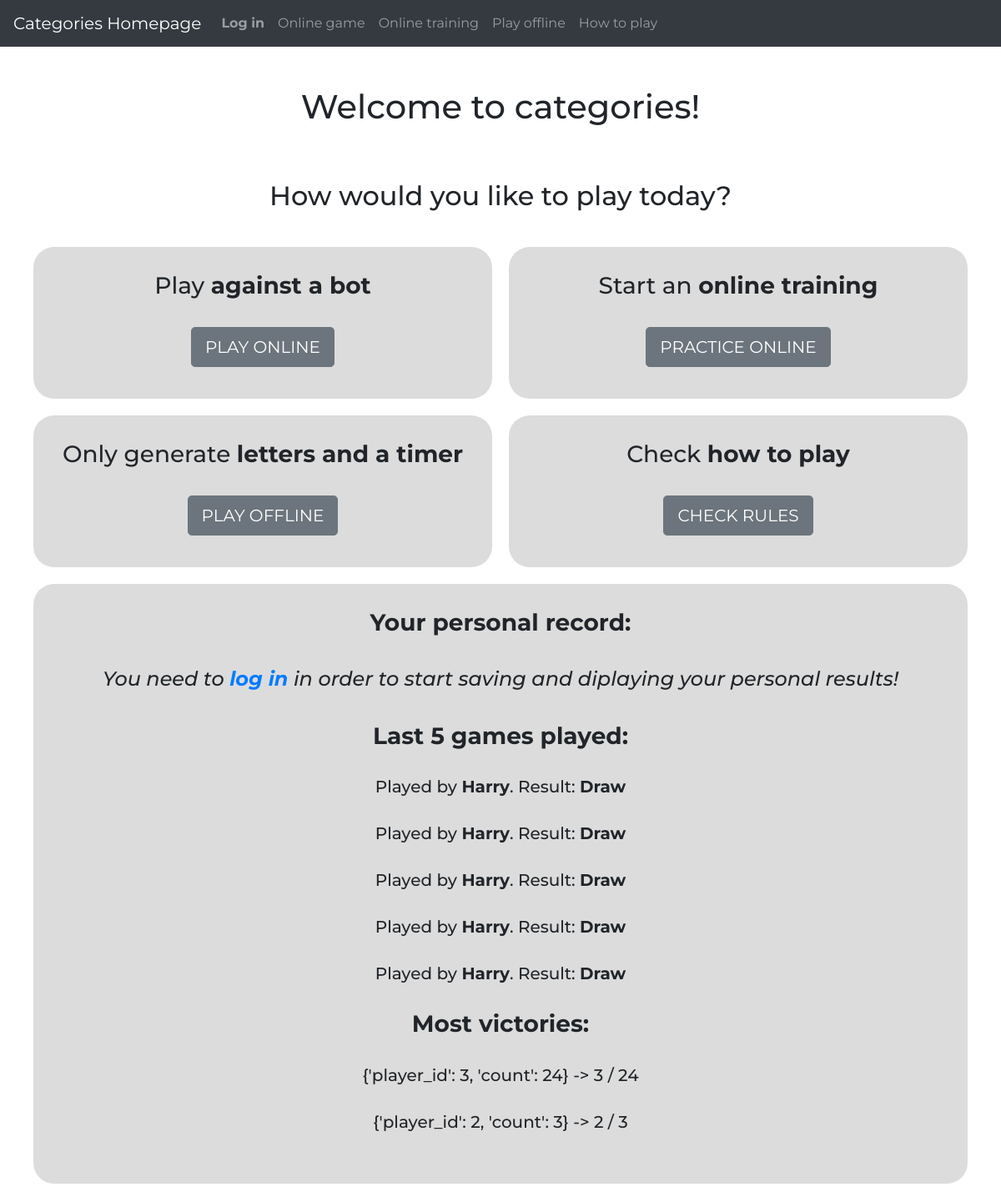
Before: / with the older database file.
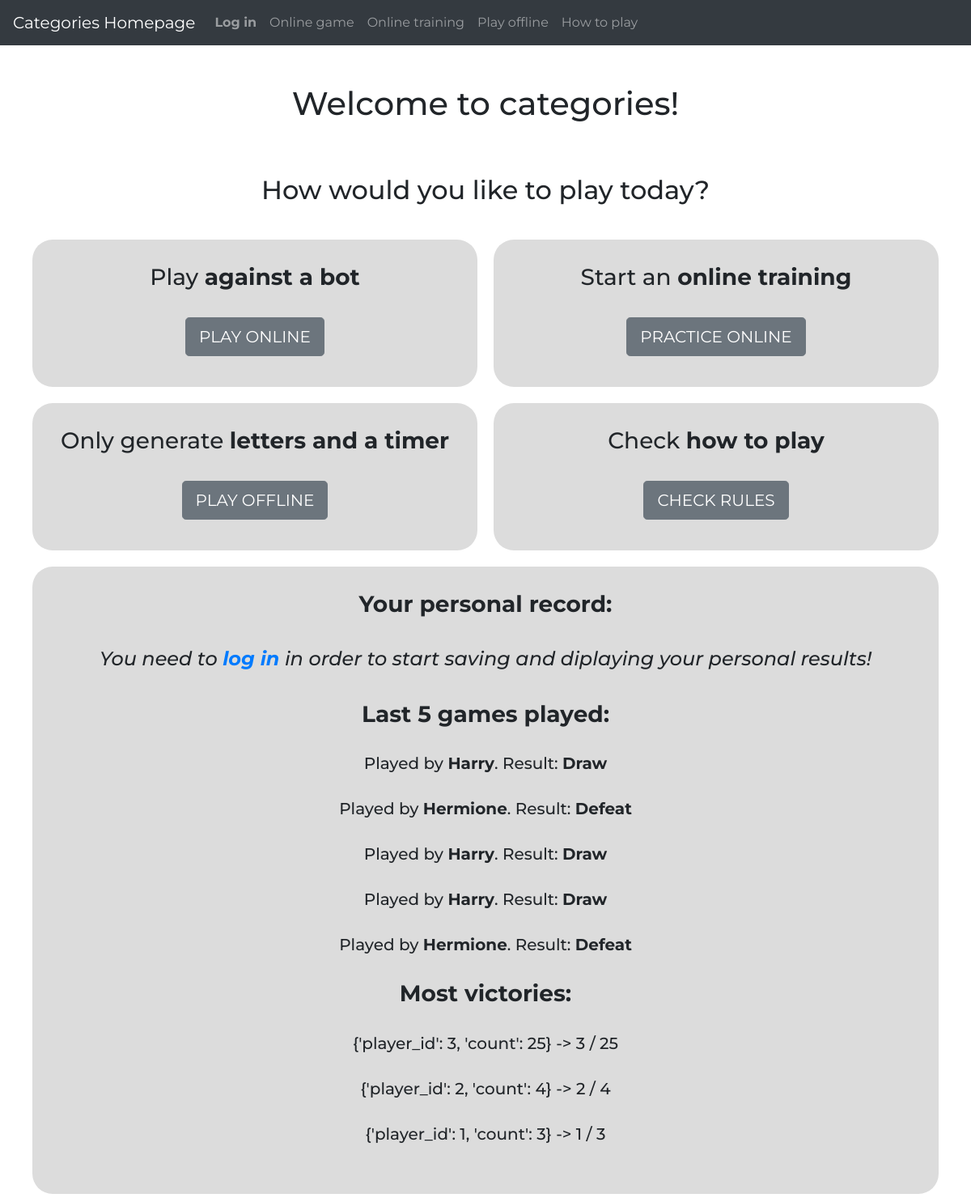
After: the same page with the newer database file.
### categories/models.py (models this page shows, shortened)
class Botgame(models.Model):
    player = models.ForeignKey(User, on_delete=models.CASCADE, related_name="user", default=1)
    date = models.DateTimeField(auto_now_add=True)
    result = models.ForeignKey(Possible_result, on_delete=models.CASCADE, related_name="final_result")
    score = models.IntegerField(default=0)
    maximumscore = models.IntegerField(default=3)

class User(AbstractUser):
    pass

class Possible_result(models.Model):
    outcome = models.CharField(max_length=7)

### categories/views.py (the view)
# urls.py: path("", views.index, name="index"),
def index(request):
    last_games_played = Botgame.objects.all().order_by('-id')[:5]
    current_user = request.user
    victories_current_player = Botgame.objects.filter(player=current_user.id,result='1').count()
    defeats_current_player = Botgame.objects.filter(player=current_user.id,result='2').count()
    draws_current_player = Botgame.objects.filter(player=current_user.id,result='3').count()
    most_victories = Botgame.objects.filter(result='1').values('player_id').annotate(count=Count('player_id')).order_by('-player_id')
    return render(request, "categories/index.html", {
        "current_user":current_user,
        "victories_current_player":victories_current_player,
        "defeats_current_player":defeats_current_player,
        "draws_current_player":draws_current_player,
        "last_games_played":last_games_played,
        "most_victories":most_victories,
    })

### categories/templates/categories/index.html (shortened to what this page needs)
{% extends "categories/layout.html" %}
{% block body %}
	<div id="intro_block">
		<h1>Welcome to categories!<h1>
		<br>
		<h2>How would you like to play today?</h2>
		<br>
			<div class="container">
				<div class="row">
					<div class="col-md">
						<h3>Play <b>against a bot</b></h3>
						<br>
						<button id="game_button" class="btn btn-secondary mb-2 btn-lg">PLAY ONLINE</button>
					</div>
					<div class="col-md">
						<h3>Start an <b>online training</b></h3>
						<br>
						<button id="online_button" class="btn btn-secondary mb-2 btn-lg">PRACTICE ONLINE</button>
					</div>
				</div>
				<div class="row">
					<div class="col-md">
						<h3>Only generate <b>letters and a timer</b></h3>
						<br>
						<button id="offline_button" class="btn btn-secondary mb-2 btn-lg">PLAY OFFLINE</button>
					</div>
					<div class="col-md">
						<h3>Check <b>how to play</b></h3>
						<br>
						<button id="rules_button" class="btn btn-secondary mb-2 btn-lg">CHECK RULES</button>
					</div>
				</div>
				<div class="row">
					<div class="col-md">
						{% if user.is_anonymous %}
							<h3><b>Your personal record:</b></h3>
							<h4><br><i>You need to <a href="{% url 'login' %}"><b>log in</b></a> in order to start saving and diplaying your personal results!</i><br><br></h4>
						{% endif %}
						<h3><b>Last 5 games played:</b></h3><br>
						{% for x in last_games_played %}
						<h5>Played by <b>{{x.player.username}}</b>.  Result: <b>{{x.result.outcome}}</b></h5><br>
						{% endfor %}
						<h3><b>Most victories:</b></h3><br>
						{% for x in most_victories %}
						<h5>{{x}} -> {{x.player_id}} / {{x.count}}</b></h5><br>
						{% endfor %}
					</div>
				</div>
			</div>
	</div>
{% endblock %}

### categories/templates/categories/layout.html (shortened to what this page needs)
{% load static %}
<!DOCTYPE html>
<html lang="en">
    <head>
        <link rel="stylesheet" href="https://stackpath.bootstrapcdn.com/bootstrap/4.4.1/css/bootstrap.min.css">
        <link href="{% static 'categories/styles.css' %}" rel="stylesheet">
    </head>
    <body>
        <nav class="navbar navbar-expand-lg navbar-dark bg-dark">
            <a class="navbar-brand" href="{% url 'index' %}">Categories Homepage</a>
            <div class="collapse navbar-collapse" id="navbarNav">
                <ul class="navbar-nav">
                    {% if user.is_authenticated %}
                    <li class="nav-item">
                        <a class="nav-link" href="{% url 'logout' %}"><b>Log out {{ user.username }}</b></a>
                    </li>
                    {% else %}
                    <li class="nav-item">
                        <a class="nav-link" href="{% url 'login' %}"><b>Log in</b></a>
                    </li>
                    {% endif %}
                    <li class="nav-item">
                        <a class="nav-link" href="javascript:game_view();">Online game</a>
                    </li>
                    <li class="nav-item">
                        <a class="nav-link" href="javascript:online_view();">Online training</a>
                    </li>
                    <li class="nav-item">
                        <a class="nav-link" href="javascript:offline_view();">Play offline</a>
                    </li>
                    <li class="nav-item">
                        <a class="nav-link" href="javascript:rules_view();">How to play</a>
                    </li>
                </ul>
            </div>
        </nav>
        <br><br>
        <div class="body">
            {% block body %}
            {% endblock %}
        </div>
    </body>
</html>

### categories/static/categories/styles.css (style rules this page uses)
body { align-content: center; align-items: center; text-align: center; justify-content: center; font-family: 'Montserrat', sans-serif; }
.navbar-collapse { align-content: left; text-align: left; justify-content: left; }
div { align-content: center; text-align: center; justify-content: center; }
.col-md { background-color:gainsboro; border-radius: 25px; padding: 30px; margin: 10px; }

Changed rows visible on the page:
no longer on this page (row unchanged): Botgame: player.username "Harry", result.outcome "Draw"
no longer on this page (row unchanged): Botgame: player.username "Harry", result.outcome "Draw"
added Botgame: player.username "Hermione", result.outcome "Defeat"
added Botgame: player.username "Hermione", result.outcome "Defeat"
Other visible differences:
new list line: "{'player_id': 3, 'count': 25} -> 3 / 25"
new list line: "{'player_id': 2, 'count': 4} -> 2 / 4"
new list line: "{'player_id': 1, 'count': 3} -> 1 / 3"
list line gone: "{'player_id': 3, 'count': 24} -> 3 / 24"
list line gone: "{'player_id': 2, 'count': 3} -> 2 / 3"
